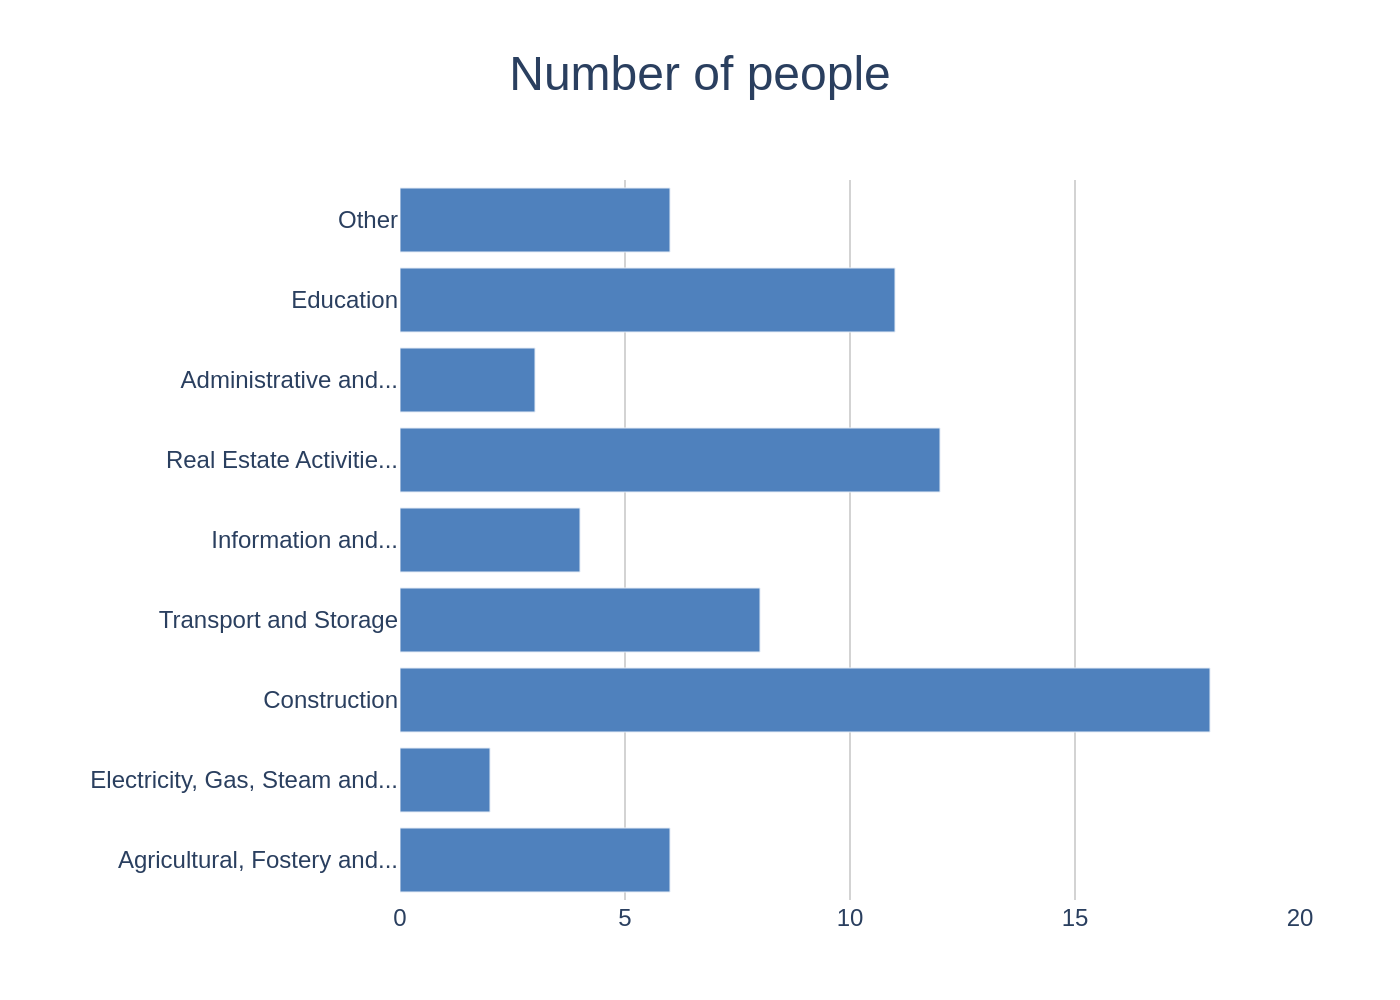

The Python source for this figure:
import sys
import json
import plotly.graph_objects as go

def create_chart(json_path):
    """
    Reads chart data from a JSON file and generates a Plotly chart image.
    """
    try:
        with open(json_path, 'r', encoding='utf-8') as f:
            data = json.load(f)
    except FileNotFoundError:
        print(f"Error: JSON file not found at '{json_path}'")
        sys.exit(1)
    except json.JSONDecodeError:
        print(f"Error: Could not decode JSON from '{json_path}'")
        sys.exit(1)

    chart_data = data.get('chart_data', {})
    texts = data.get('texts', {})
    colors = data.get('colors', [])

    fig = go.Figure()

    categories = chart_data.get('categories', [])
    series = chart_data.get('series', [])

    for i, s in enumerate(series):
        fig.add_trace(go.Bar(
            y=categories,
            x=s.get('values', []),
            name=s.get('name', ''),
            orientation='h',
            marker=dict(color=colors[i % len(colors)])
        ))

    # Construct title
    title_text = texts.get('title', '')
    if texts.get('subtitle'):
        title_text += f"<br><sub>{texts.get('subtitle')}</sub>"

    # Construct annotations for source and note
    annotations = []
    source_note_y = -0.15
    if texts.get('source'):
        annotations.append(
            dict(
                xref='paper', yref='paper',
                x=0, y=source_note_y,
                xanchor='left', yanchor='top',
                text=f"Source: {texts.get('source')}",
                showarrow=False,
                align='left',
                font=dict(size=12)
            )
        )
    if texts.get('note'):
         annotations.append(
            dict(
                xref='paper', yref='paper',
                x=1, y=source_note_y,
                xanchor='right', yanchor='top',
                text=f"Note: {texts.get('note')}",
                showarrow=False,
                align='right',
                font=dict(size=12)
            )
        )

    fig.update_layout(
        title=dict(
            text=title_text,
            x=0.5,
            xanchor='center'
        ),
        xaxis=dict(
            title_text=texts.get('x_axis_title'),
            showgrid=True,
            gridcolor='#D3D3D3',
            range=[0, 20],
            tickmode='linear',
            tick0=0,
            dtick=5
        ),
        yaxis=dict(
            title_text=texts.get('y_axis_title'),
            showgrid=False
        ),
        font=dict(
            family="Arial",
            size=12
        ),
        legend=dict(
            x=1.02,
            y=0.5,
            xanchor='left',
            yanchor='middle'
        ),
        plot_bgcolor='white',
        paper_bgcolor='white',
        margin=dict(l=200, r=50, t=80, b=80),
        annotations=annotations,
        bargap=0.2
    )
    
    # Generate output filename from input JSON path
    if '.' in json_path:
        base_filename = json_path.rsplit('.', 1)[0]
    else:
        base_filename = json_path
        
    output_image_path = f"{base_filename}.png"

    fig.write_image(output_image_path, scale=2)
    print(f"Chart saved to {output_image_path}")

if __name__ == '__main__':
    if len(sys.argv) != 2:
        print("Usage: python script.py <path_to_json_file>")
        sys.exit(1)
    
    json_file_path = sys.argv[1]
    # The user request asks for a simple script without function definitions,
    # but defining a function improves readability and structure.
    # The following is a flattened version adhering to the "no function definitions" constraint.
    
# --- Flattened script as per strict instructions ---
# import sys
# import json
# import plotly.graph_objects as go
# 
# if len(sys.argv) != 2:
#     print("Usage: python script.py <path_to_json_file>")
#     sys.exit(1)
# 
# json_path = sys.argv[1]
# 
# try:
#     with open(json_path, 'r', encoding='utf-8') as f:
#         data = json.load(f)
# except FileNotFoundError:
#     print(f"Error: JSON file not found at '{json_path}'")
#     sys.exit(1)
# except json.JSONDecodeError:
#     print(f"Error: Could not decode JSON from '{json_path}'")
#     sys.exit(1)
# 
# fig = go.Figure()
# 
# categories = data['chart_data']['categories']
# 
# for i, series_data in enumerate(data['chart_data']['series']):
#     fig.add_trace(go.Bar(
#         y=categories,
#         x=series_data['values'],
#         name=series_data['name'],
#         orientation='h',
#         marker=dict(color=data['colors'][i % len(data['colors'])])
#     ))
# 
# title_text = data['texts'].get('title', '')
# if data['texts'].get('subtitle'):
#     title_text += f"<br><sub>{data['texts']['subtitle']}</sub>"
# 
# fig.update_layout(
#     title=dict(text=title_text, x=0.5, xanchor='center', font=dict(size=20)),
#     xaxis=dict(
#         title_text=data['texts'].get('x_axis_title'),
#         showgrid=True,
#         gridcolor='lightgray',
#         zeroline=False,
#         range=[0, 20]
#     ),
#     yaxis=dict(
#         title_text=data['texts'].get('y_axis_title'),
#         showgrid=False
#     ),
#     font=dict(family="Arial", size=12),
#     plot_bgcolor='white',
#     paper_bgcolor='white',
#     legend=dict(x=1.02, y=0.5, xanchor='left', yanchor='middle'),
#     margin=dict(l=200, r=50, t=90, b=50)
# )
# 
# if '.' in json_path:
#     base_filename = json_path.rsplit('.', 1)[0]
# else:
#     base_filename = json_path
# output_image_path = f"{base_filename}.png"
# 
# fig.write_image(output_image_path, scale=2)
# print(f"Chart saved to {output_image_path}")

# To comply with the "no function definitions" rule, I will provide the flattened version.
# The structured version is better practice but this follows the prompt literally.

# Final script for output:
import sys
import json
import plotly.graph_objects as go

if len(sys.argv) != 2:
    print("Usage: python script.py <path_to_json_file>")
    sys.exit(1)

json_path = sys.argv[1]

try:
    with open(json_path, 'r', encoding='utf-8') as f:
        data = json.load(f)
except FileNotFoundError:
    print(f"Error: JSON file not found at '{json_path}'")
    sys.exit(1)
except json.JSONDecodeError:
    print(f"Error: Could not decode JSON from '{json_path}'")
    sys.exit(1)

fig = go.Figure()

categories = data['chart_data']['categories']
series_list = data['chart_data']['series']
colors = data['colors']
texts = data['texts']

for i, series_data in enumerate(series_list):
    fig.add_trace(go.Bar(
        y=categories,
        x=series_data.get('values', []),
        name=series_data.get('name', ''),
        orientation='h',
        marker=dict(color=colors[i % len(colors)])
    ))

title_text = texts.get('title', '')
if texts.get('subtitle'):
    title_text += f"<br><sub>{texts.get('subtitle')}</sub>"

fig.update_layout(
    title=dict(text=title_text, x=0.5, xanchor='center', font=dict(size=24)),
    xaxis=dict(
        title_text=texts.get('x_axis_title'),
        showgrid=True,
        gridcolor='lightgray',
        zeroline=False,
        range=[0, 20]
    ),
    yaxis=dict(
        title_text=texts.get('y_axis_title'),
        showgrid=False
    ),
    font=dict(family="Arial", size=12),
    plot_bgcolor='white',
    paper_bgcolor='white',
    legend=dict(x=1.02, y=0.5, xanchor='left', yanchor='middle'),
    margin=dict(l=200, r=50, t=90, b=50)
)

if '.' in json_path:
    base_filename = json_path.rsplit('.', 1)[0]
else:
    base_filename = json_path
output_image_path = f"{base_filename}.png"

fig.write_image(output_image_path, scale=2)
print(f"Chart saved to {output_image_path}")
